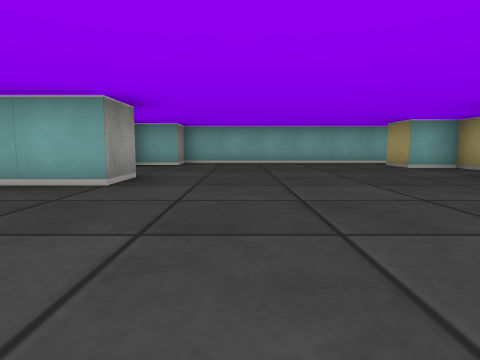
View 1 (above)

17 first-person views from a walk through a cub3D ray-caster map. The camera is about half as high as the walls, tilts 6° down and sees 75° across. The floor is counted in squares. Each view is taken from the middle of a square. On the plan, view 1 faces up. The plan holds only what a view shows up to about 9 squares ahead; the rest is blank.

View 2
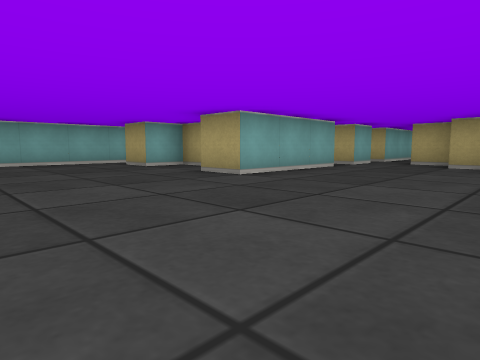

View 3
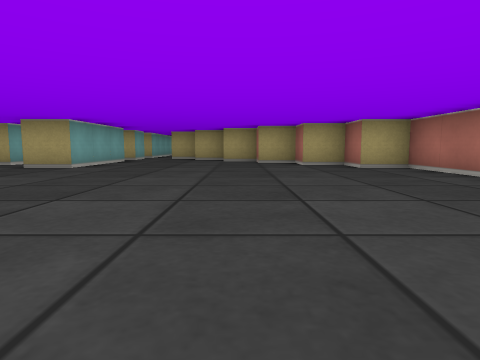

View 4
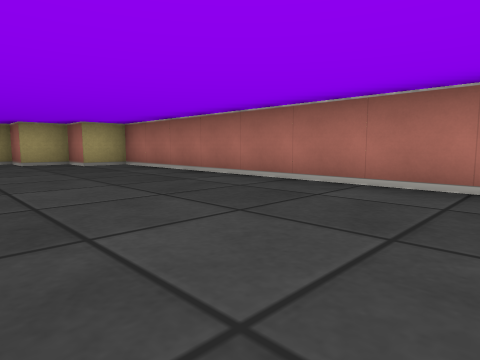

View 5
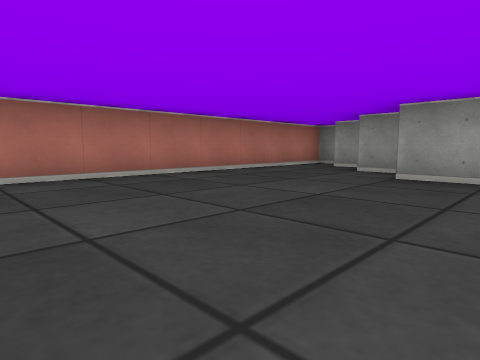

View 6
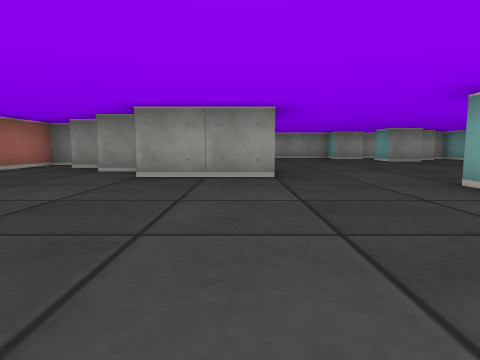

View 7
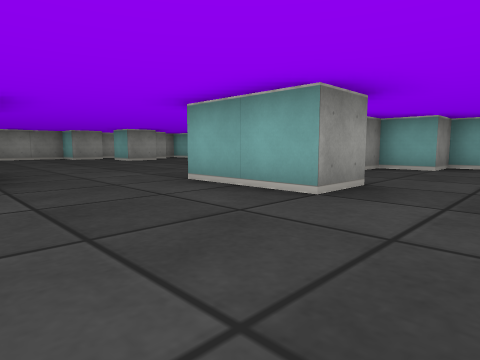

View 8
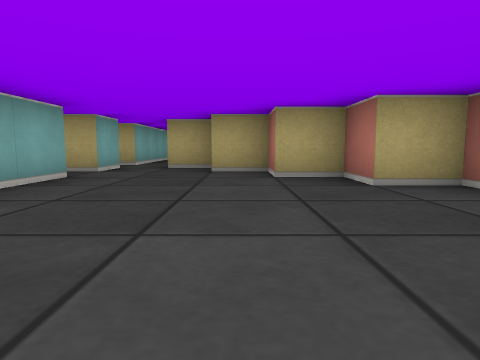

View 9
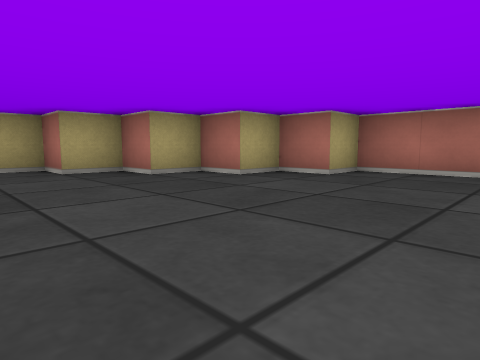

View 10
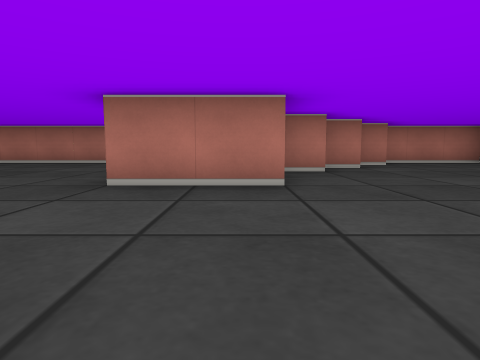

View 11
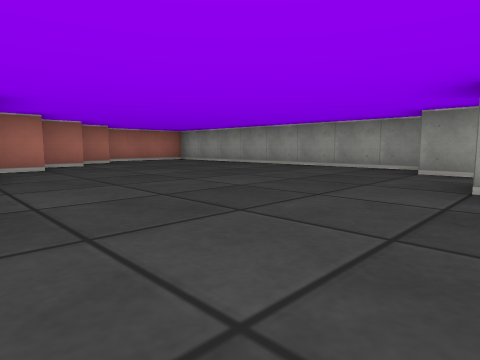

View 12
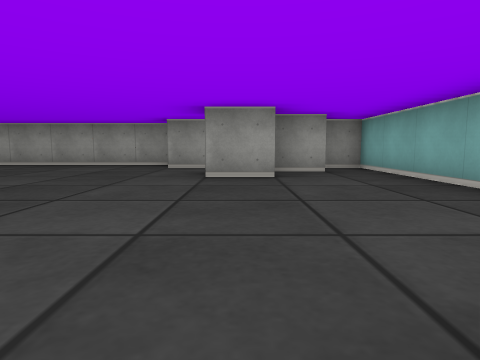

View 13
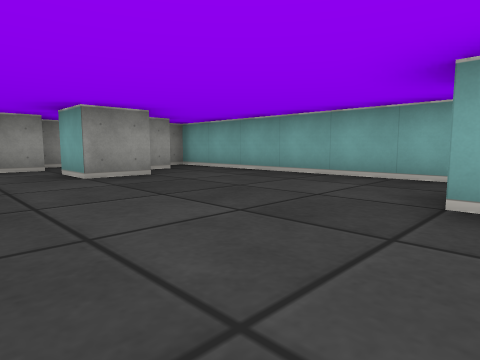

View 14
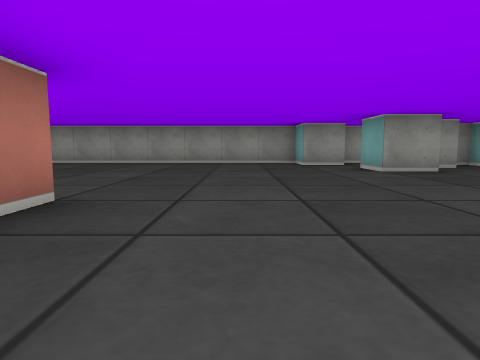

View 15
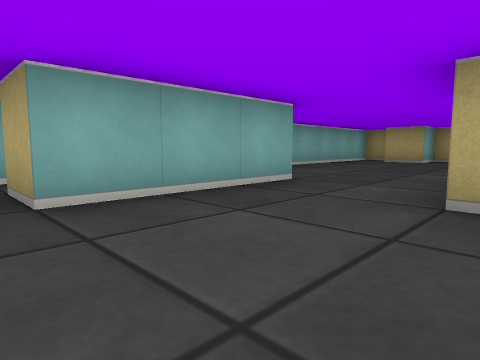

View 16
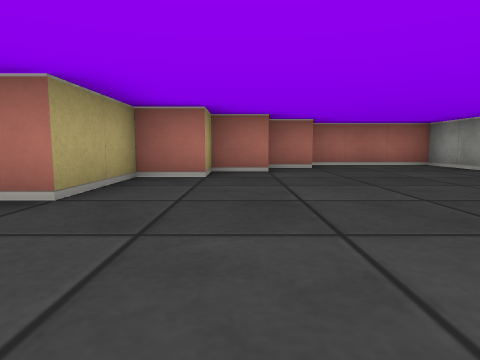

View 17
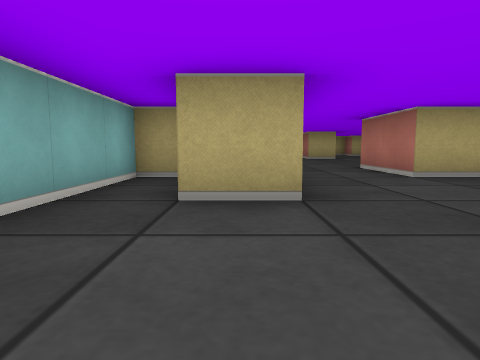

### Floor plan
Points are (right, up) in squares from view 1. A wall is a line through its corners. A room is listed if a view was taken in it or the views show most of it. See-through windows are left out.
Room 1 (views 1, 2, 3, 4, 5, 6, 7, 8, 9)
walls: (-2.5, 4.5) (-1.5, 4.5) (-1.5, 3.5) (-3.5, 3.5); (4.5, 5.5) (4.5, 6.5) (3.5, 6.5) (3.5, 7.5); (-4.5, 0.5) (-4.5, -0.5); (6.6, 3.5) (3.5, 3.5) (3.5, 4.5); (-5.5, -0.8) (-5.5, -1.5); (4, 8.5) (-1.5, 8.5) (-1.5, 7.5) (-2.5, 7.5) (-2.5, 6.8); (-6.5, -1.9) (-6.5, -2.5); (-7.5, -3) (-7.5, -3.5) (3.5, -3.5) (3.5, -2.5) (4.5, -2.5) (4.5, -1.5) (5.5, -1.5) (5.5, -0.5) (6.5, -0.5) (6.5, 0.5) (7.5, 0.5) (7.5, 1.5)
ways out: opening at (-3.6, 3.4) to room 2; opening at (7.5, 2.5)
Room 2 (views 10, 11, 12, 13, 14, 15, 16, 17)
walls: (-9.5, 6.6) (-9.5, 5.5) (-10.5, 5.5); (-11.5, 5.6) (-11.5, 4.5) (-12.5, 4.5) (-12.5, -3.5) (-9.6, -3.5); (-3.5, 3.5) (-3.5, 4.5) (-2.5, 4.5); (-8.6, -1.5) (-7.5, -1.5) (-7.5, -0.5) (-6.5, -0.5) (-6.5, 1.5) (-4.5, 1.5) (-4.5, 0.5); (-10.5, 7.6) (-10.5, 6.5); (-9.6, -2.5) (-8.5, -2.5); (-2.4, 6.5) (-5.5, 6.5) (-5.5, 7.5); (-3.5, 7.9) (-3.5, 8.5) (-11.5, 8.5) (-11.5, 7.8)
ways out: opening at (-3.6, 3.4) to room 1

Positions as (right, up) in squares from view 1, and headings:
1: (0, 0), facing up
2: (0, 0), facing up-right
3: (-3, 0), facing right
4: (-4, 0), facing down-right
5: (0, 1), facing down-left
6: (0, 1), facing left
7: (0, 1), facing up-left
8: (2, 1), facing right
9: (1, 2), facing down-right
10: (-6, 5), facing down
11: (-6, 6), facing down-left
12: (-5, 6), facing left
13: (-5, 4), facing up-left
14: (-4, 3), facing left
15: (-6, 4), facing up-right
16: (-8, 4), facing down
17: (-8, 7), facing right
